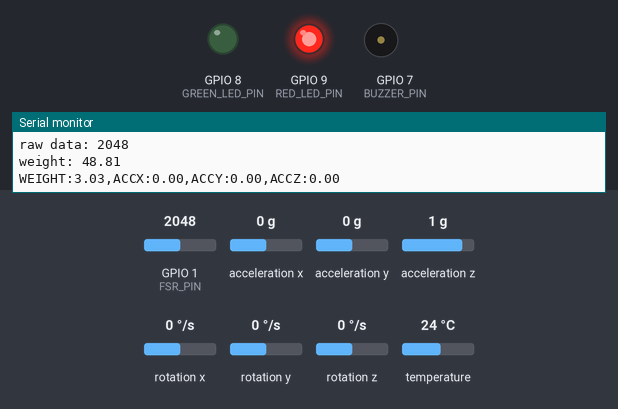
Simulated run of this sketch. Board: ESP32-S3. Parts: output pins drawn as LEDs (lit = HIGH), buzzer (waves = sounding), the last lines printed to the serial monitor. The test bench sets the inputs (shaded band); at power-on: GPIO 1 (FSR_PIN) = 2048, acceleration x 0 g, acceleration y 0 g, acceleration z 1 g, rotation x 0 °/s, rotation y 0 °/s, rotation z 0 °/s, temperature 24 °C. WiFi joins after 1.5 s; servers stay silent unless stated; the local clock reads 2024-03-15 10:24:30 at power-on unless the sketch sets it.

Above: at 3.6 s.
4.1 s: GPIO 1 (FSR_PIN) set to 2164
7.1 s: GPIO 1 (FSR_PIN) set to 2240
10.1 s: GPIO 1 (FSR_PIN) set to 2384
13.1 s: GPIO 1 (FSR_PIN) set to 2484
At 14.6 s:
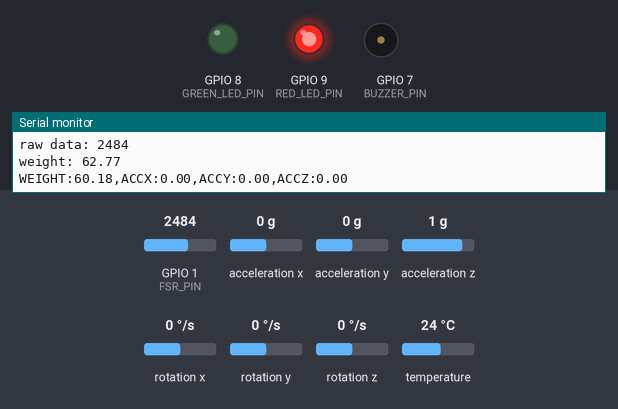
16.1 s: GPIO 1 (FSR_PIN) set to 1228
At 17.1 s:
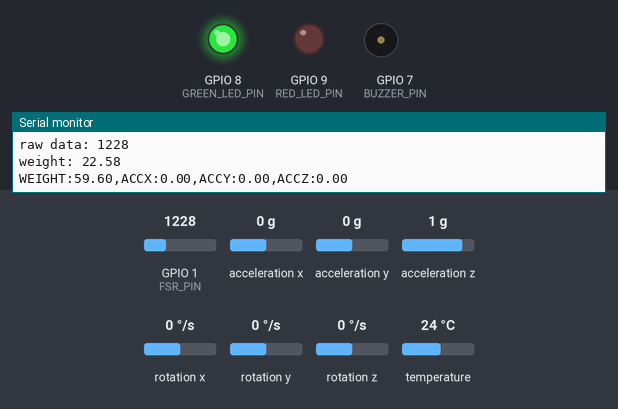
Timing chart, 0 to 20.1 s (numbered marks = the images above; inputs shaded):
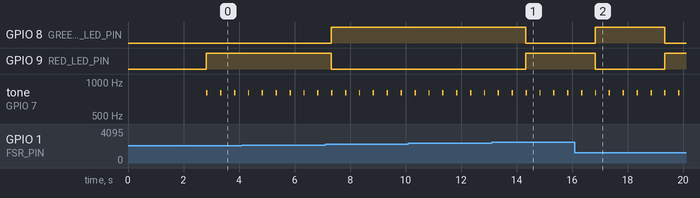

Measured:
- after the input at 13.1 s, GPIO 8 (GREEN_LED_PIN): HIGH → LOW after 1.2 s; GPIO 9 (RED_LED_PIN): LOW → HIGH after 1.2 s
- after the input at 16.1 s, GPIO 8 (GREEN_LED_PIN): LOW → HIGH after 0.73 s, → LOW 2.5 s later; GPIO 9 (RED_LED_PIN): HIGH → LOW after 0.73 s, → HIGH 2.5 s later
- by itself, tone on GPIO 7 (BUZZER_PIN): alternates 800 Hz for 0.05 s and silent for 0.45 s

The sketch:

deliverable5.ino
```cpp
// #include <WiFi.h>
// #include <Wire.h>
// #include <Firebase_ESP_Client.h>
// #include <Adafruit_VL53L0X.h>
// #include <Adafruit_MPU6050.h>
// #include <Adafruit_Sensor.h>
// #include <time.h>

// //WiFi Setup
// #define WIFI_SSID "UW MPSK"
// #define WIFI_PASSWORD "4$=b<#]U{r"
// // #define WIFI_SSID "UW MPSK"
// // #define WIFI_PASSWORD "jG^UdHc37d"
// //Firebase Setup
// #define FIREBASE_AUTH "AIzaSyCGQYLLo5I0IszTogZ-zJN8NPd5TIlVAyQ"
// #define FIREBASE_HOST "https://techin515-5e18e-default-rtdb.firebaseio.com"
// FirebaseData fbdo;
// FirebaseAuth auth;
// FirebaseConfig config;
// String sessionId;

// // pin configuration
// #define FSR_PIN 1
// #define RED_LED_PIN 2
// #define GREEN_LED_PIN 3
// #define BUZZER_PIN 4

// Adafruit_MPU6050 mpu;
// sensors_event_t a_offset;

// unsigned long lastBuzzTime = 0;
// const int buzzInterval = 500; // milliseconds
// bool isBuzzing = false;
// unsigned long buzzStartTime = 0;
// const int buzzDuration = 50;  // milliseconds
// unsigned long lastCheckTime = 0;
// const int checkInterval = 500;


// float readWeight() {
//   int fsrReading = analogRead(FSR_PIN);
//   float weight = 0.032 * fsrReading - 16.721;
//   return max(weight, 0.0f);  // weight can't be negative
// }


// void calibrateMPU() {
//   Serial.println("Calibrating MPU6050...");
//   float sumX = 0, sumY = 0, sumZ = 0;
//   int samples = 100;

//   for (int i = 0; i < samples; i++) {
//     sensors_event_t a, g, temp;
//     mpu.getEvent(&a, &g, &temp);
//     sumX += a.acceleration.x;
//     sumY += a.acceleration.y;
//     sumZ += a.acceleration.z;
//     delay(10);
//   }

//   a_offset.acceleration.x = sumX / samples;
//   a_offset.acceleration.y = sumY / samples;
//   a_offset.acceleration.z = sumZ / samples - 9.81;  // 地球重力加速度
//   Serial.println("Calibration complete.");
// }


// void setup() {
//   Serial.begin(115200);
//   pinMode(RED_LED_PIN, OUTPUT);
//   pinMode(GREEN_LED_PIN, OUTPUT);
//   pinMode(BUZZER_PIN, OUTPUT);
//   pinMode(FSR_PIN, INPUT);
//   Wire.begin(5,6);
//   // Firebase Authentication
//   auth.user.email = "";
//   auth.user.password = "";
//   // Connect to WiFi
//   WiFi.begin(WIFI_SSID, WIFI_PASSWORD);
//   Serial.print("Connecting to WiFi");
//   while (WiFi.status() != WL_CONNECTED) {
//     Serial.print(".");
//     delay(500);
//   }
//   Serial.println("\nConnected to WiFi!");
//   configTime(0, 0, "pool.ntp.org", "time.nist.gov");

//   Serial.print("Syncing time");
//   while (time(nullptr) < 100000) {
//     Serial.print(".");
//     delay(500);
//   }
//   Serial.println("\n✅ Time synced!");

//   // config firebase
//   config.host = FIREBASE_HOST;
//   config.signer.tokens.legacy_token = FIREBASE_AUTH;
//   Firebase.begin(&config, &auth);


//   // initializa MPU6050
//   if (!mpu.begin()) {
//     Serial.println("Failed to find MPU6050 chip");
//     while (1);
//   }
//   Serial.println("MPU6050 Found!");
//   mpu.setAccelerometerRange(MPU6050_RANGE_4_G);
//   mpu.setGyroRange(MPU6050_RANGE_500_DEG);
//   mpu.setFilterBandwidth(MPU6050_BAND_21_HZ);
//   delay(100);

//   calibrateMPU();
// }


// void loop() {
//   unsigned long currentMillis = millis();

//   // 1️⃣ 每隔 500ms 响一次蜂鸣器
//   if (currentMillis - lastBuzzTime >= buzzInterval) {
//     lastBuzzTime = currentMillis;
//     tone(BUZZER_PIN, 800); // 开始响
//     buzzStartTime = currentMillis;
//     isBuzzing = true;
//   }

//   // ⏱️ 响 buzzDuration 毫秒后停止
//   if (isBuzzing && currentMillis - buzzStartTime >= buzzDuration) {
//     noTone(BUZZER_PIN);
//     isBuzzing = false;
//   }

//   // 2️⃣ 每 500ms 检查一次 weight 并反馈/上传
//   if (currentMillis - lastCheckTime >= checkInterval) {
//     lastCheckTime = currentMillis;

//     float weight = readWeight();

//     sensors_event_t a, g, temp;
//     mpu.getEvent(&a, &g, &temp);

//     float accelX = a.acceleration.x - a_offset.acceleration.x;
//     float accelY = a.acceleration.y - a_offset.acceleration.y;
//     float accelZ = a.acceleration.z - a_offset.acceleration.z;

//     // LED 控制
//     if (weight >= 45 && weight <= 55) {
//       digitalWrite(GREEN_LED_PIN, HIGH);
//       digitalWrite(RED_LED_PIN, LOW);
//     } else {
//       digitalWrite(GREEN_LED_PIN, LOW);
//       digitalWrite(RED_LED_PIN, HIGH);
//     }

//     // Firebase 上传
//     if (Firebase.ready()) {
//       time_t timestamp = time(nullptr);
//       FirebaseJson json;
//       json.set("weight", weight);
//       json.set("accelX", accelX);
//       json.set("accelY", accelY);
//       json.set("accelZ", accelZ);
//       json.set("timestamp", timestamp);
//       json.set("sessionId", sessionId);

//       if (Firebase.RTDB.setJSON(&fbdo, "/sensors/latest", &json)) {
//         Firebase.RTDB.pushJSON(&fbdo, "/sensors/history", &json);
//         Serial.println("✅ Data uploaded successfully:");
//         Serial.println(json.raw());
//       } else {
//         Serial.print("❌ Firebase upload failed: ");
//         Serial.println(fbdo.errorReason());
//       }
//     }
//   }
// }

#include <WiFi.h>
#include <Wire.h>
#include <Firebase_ESP_Client.h>
#include <Adafruit_MPU6050.h>
#include <Adafruit_Sensor.h>
#include <time.h>
#include <esp_timer.h>

// WiFi Setup
#define WIFI_SSID "UW MPSK"
#define WIFI_PASSWORD "4$=b<#]U{r"

// Firebase Setup
#define FIREBASE_AUTH "AIzaSyCGQYLLo5I0IszTogZ-zJN8NPd5TIlVAyQ"
#define FIREBASE_HOST "https://techin515-5e18e-default-rtdb.firebaseio.com"
FirebaseData fbdo;
FirebaseAuth auth;
FirebaseConfig config;
String sessionId;

// Pin configuration
#define FSR_PIN 1
#define RED_LED_PIN 9
#define GREEN_LED_PIN 8
#define BUZZER_PIN 7

Adafruit_MPU6050 mpu;
sensors_event_t a_offset;

// Timing variables
unsigned long lastBuzzTime = 0;
const int buzzInterval = 500;
const int buzzDuration = 50;

unsigned long lastCheckTime = 0;
const int checkInterval = 500;

volatile bool isBuzzing = false;

// ESP32 timer for buzzer
esp_timer_handle_t buzzTimer;


// 巴特沃斯二阶低通滤波器系数
const float b[3] = { 0.0133592, 0.0267184, 0.0133592};  // 分子系数
const float a[3] = { 1.0,-1.64745998,  0.70089678 };          // 分母系数（a[0]为1，不参与计算）


// [0.0133592 0.0267184 0.0133592] [ 1.         -1.64745998  0.70089678]
// FSR滤波历史变量
float x_fsr[3] = { 0 };  // 输入值历史：x[n], x[n-1], x[n-2]
float y_fsr[3] = { 0 };  // 输出值历史：y[n], y[n-1], y[n-2]

float filterFSR(float input) {
  x_fsr[0] = input;

  y_fsr[0] = b[0] * x_fsr[0] + b[1] * x_fsr[1] + b[2] * x_fsr[2]
             - a[1] * y_fsr[1] - a[2] * y_fsr[2];

  // 更新历史值
  x_fsr[2] = x_fsr[1];
  x_fsr[1] = x_fsr[0];
  y_fsr[2] = y_fsr[1];
  y_fsr[1] = y_fsr[0];

  return y_fsr[0];
}

void IRAM_ATTR stopBuzz(void* arg) {
  noTone(BUZZER_PIN);
  isBuzzing = false;
}

void startBuzz(int duration_ms) {
  tone(BUZZER_PIN, 800);
  isBuzzing = true;
  esp_timer_start_once(buzzTimer, duration_ms * 1000);  // µs
}

void setupBuzzTimer() {
  const esp_timer_create_args_t buzzTimerArgs = {
    .callback = &stopBuzz,
    .arg = NULL,
    .dispatch_method = ESP_TIMER_TASK,
    .name = "buzz-timer"
  };
  esp_timer_create(&buzzTimerArgs, &buzzTimer);
}

float readWeight() {
  int fsrReading = analogRead(FSR_PIN);

  float weight = 0.032 * fsrReading - 16.721;
  Serial.print("raw data: ");
  Serial.println(fsrReading);
  Serial.print("weight: ");
  Serial.println(weight);

  weight = filterFSR(weight);
  return max(weight, 0.0f);
}

void calibrateMPU() {
  Serial.println("Calibrating MPU6050...");
  float sumX = 0, sumY = 0, sumZ = 0;
  int samples = 100;
  for (int i = 0; i < samples; i++) {
    sensors_event_t a, g, temp;
    mpu.getEvent(&a, &g, &temp);
    sumX += a.acceleration.x;
    sumY += a.acceleration.y;
    sumZ += a.acceleration.z;
    delay(10);
  }
  a_offset.acceleration.x = sumX / samples;
  a_offset.acceleration.y = sumY / samples;
  a_offset.acceleration.z = sumZ / samples - 9.81;
  Serial.println("Calibration complete.");
}

void setup() {
  Serial.begin(115200);
  pinMode(RED_LED_PIN, OUTPUT);
  pinMode(GREEN_LED_PIN, OUTPUT);
  pinMode(BUZZER_PIN, OUTPUT);
  pinMode(FSR_PIN, INPUT);
  Wire.begin(5, 6);  // SDA, SCL

  // Init WiFi
  WiFi.begin(WIFI_SSID, WIFI_PASSWORD);
  Serial.print("Connecting to WiFi");
  while (WiFi.status() != WL_CONNECTED) {
    Serial.print(".");
    delay(500);
  }
  Serial.println("\nConnected to WiFi!");
  configTime(0, 0, "pool.ntp.org", "time.nist.gov");
  Serial.print("Syncing time");
  while (time(nullptr) < 100000) {
    Serial.print(".");
    delay(500);
  }
  Serial.println("\n✅ Time synced!");

  // Firebase
  config.host = FIREBASE_HOST;
  config.signer.tokens.legacy_token = FIREBASE_AUTH;
  Firebase.begin(&config, &auth);

  // MPU6050
  if (!mpu.begin()) {
    Serial.println("Failed to find MPU6050 chip");
    while (1)
      ;
  }
  Serial.println("MPU6050 Found!");
  mpu.setAccelerometerRange(MPU6050_RANGE_4_G);
  mpu.setGyroRange(MPU6050_RANGE_500_DEG);
  mpu.setFilterBandwidth(MPU6050_BAND_21_HZ);
  delay(100);
  calibrateMPU();
  sessionId = time(nullptr);

  // Timer
  setupBuzzTimer();
}

void loop() {
  unsigned long currentMillis = millis();

  // 1️ 每隔 500ms 响一次蜂鸣器，持续 50ms，由 esp_timer 精确关闭
  if (currentMillis - lastBuzzTime >= buzzInterval) {
    lastBuzzTime = currentMillis;
    startBuzz(buzzDuration);
  }

  // 2️ 每 500ms 检查一次 weight 并反馈/上传
  if (currentMillis - lastCheckTime >= checkInterval) {
    lastCheckTime = currentMillis;

    float weight = readWeight();
    sensors_event_t a, g, temp;
    mpu.getEvent(&a, &g, &temp);

    float accelX = a.acceleration.x - a_offset.acceleration.x;
    float accelY = a.acceleration.y - a_offset.acceleration.y;
    float accelZ = a.acceleration.z - a_offset.acceleration.z - 9.81;

    // LED 控制
    if (weight >= 40 && weight <= 60) {
      digitalWrite(GREEN_LED_PIN, HIGH);
      digitalWrite(RED_LED_PIN, LOW);
    } else {
      digitalWrite(GREEN_LED_PIN, LOW);
      digitalWrite(RED_LED_PIN, HIGH);
    }

    // Firebase 上传
    if (Firebase.ready()) {
      time_t timestamp = time(nullptr);

      FirebaseJson json;
      json.set("weight", weight);
      json.set("accelX", accelX);
      json.set("accelY", accelY);
      json.set("accelZ", accelZ);
      json.set("timestamp", timestamp);
      json.set("sessionId", sessionId);
      Serial.print("WEIGHT:");
      Serial.print(weight);
      Serial.print(",ACCX:");
      Serial.print(accelX);
      Serial.print(",ACCY:");
      Serial.print(accelY);
      Serial.print(",ACCZ:");
      Serial.println(accelZ);
      String latestPath = "/sensors/latest";
      String historyPath = "/sensors/history/batch_" + sessionId;


      if (Firebase.RTDB.setJSON(&fbdo, latestPath, &json)) {
        Firebase.RTDB.pushJSON(&fbdo, historyPath.c_str(), &json);
        // Serial.println("✅ Data uploaded successfully:");
        Serial.println(json.raw());
      } else {
        Serial.print("❌ Firebase upload failed: ");
        Serial.println(fbdo.errorReason());
      }
    }
  }
}
```
